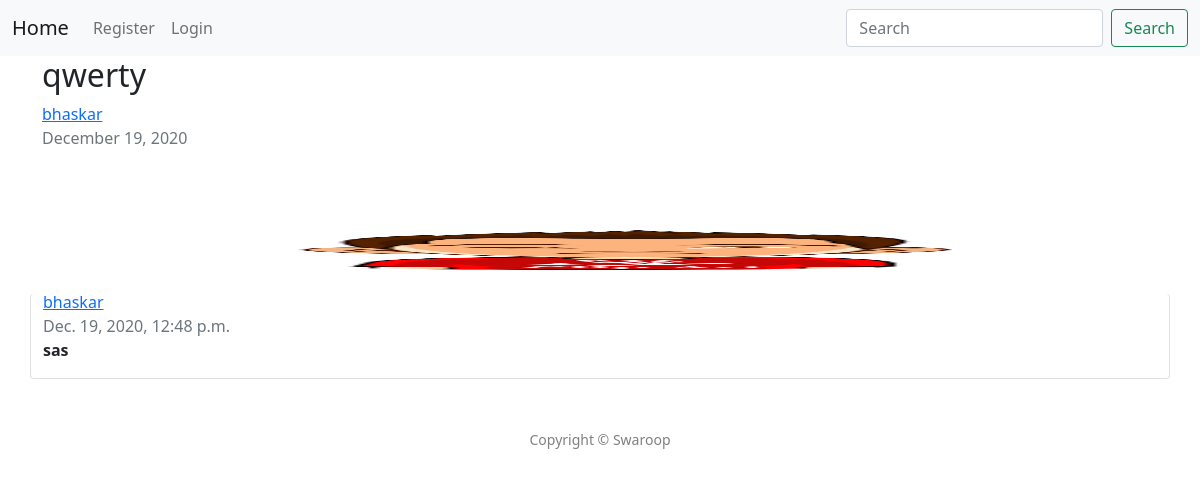
/issue/2/, run on the app's committed database.
### issues/models.py (models this page shows, shortened)
class Issue(models.Model):
    title = models.CharField(max_length=100)
    description = models.TextField()
    date_posted = models.DateTimeField(default=timezone.now)
    location = models.CharField(max_length=20)
    user = models.ForeignKey(User, on_delete=models.CASCADE)
    likes = models.IntegerField(default=0)
    dislikes = models.IntegerField(default=0)

class Comment(models.Model):
    post = models.ForeignKey(Issue, on_delete=models.CASCADE, related_name='comments')
    author = models.ForeignKey(User, on_delete=models.CASCADE)
    text = models.TextField()
    created_date = models.DateTimeField(default=timezone.now)

class UserProfile(models.Model):
    user = models.OneToOneField(User, on_delete=models.CASCADE)
    bio = models.CharField(max_length=100, default='', blank=True)
    website = models.URLField(default='', blank=True)
    image = ProcessedImageField(default="default.png", upload_to='profile_image', processors=[ResizeToFill(200, 200)],
                                format='JPEG', options={'quality': 90})
    thumbnail = ImageSpecField(source='image', processors=[ResizeToFill(50, 50)], format='JPEG',
                               options={'quality': 100})

### issues/views.py (the view)
# urls.py: path('issue/<int:pk>/', views.IssueDetailView.as_view(), name='issue-detail'),
class IssueDetailView(DetailView):
    model = Issue

### templates/issues/issue_detail.html (shortened to what this page needs)
{% extends "header.html" %} {% block title %}{{ object.title }}{% endblock %} {% block content %}
<article class="media content-section container">
    <div class="media-body">
        <div class="article-metadata">
            <h2 class="article-title">{{ object.title }}</h2>
            <a href="{% url 'user-issues' object.user %}">{{ object.user }}</a>
            <p class="text-muted">{{ object.date_posted|date:"F d, Y" }}</small>
        </div>
        <br>
    </div>
</article>
<div class="container">
     {% for comment in object.comments.all %}
    <br>
    <div class="row">
        <img src="{{ comment.author.userprofile.thumbnail.url }}" width="40" height="40" alt="Profile Image" style="border-radius: 50%;"> &nbsp;&nbsp;
        <div class="card border-left-0 border-right-0 border-top-0">
            <a class="card-subtitle font-weight-bold" href="{% url 'user-issues' comment.author %}">{{ comment.author }}</a>
            <div class="date text-muted">
                {{ comment.created_date }}
            </div>
            <strong>{{ comment.text|linebreaks }}</strong>
        </div>
    </div>
    {% empty %}
    <p>No comments here yet :(</p>
    {% endfor %}
</div>
{% endblock content %}

### data on the page
Issue: title "qwerty", user "bhaskar", date_posted "December 19, 2020"
Comment: author.userprofile.thumbnail (placeholder picture), author "bhaskar", created_date "Dec. 19, 2020, 12:48 p.m.", text "sas"
